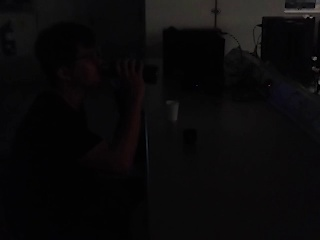
#> input picture dataset/ARID/scripts/data/img_00001.jpg, 320 x 240 px
$ python RGBY.py
#> lines starting #> are read from the running program, lines starting #| are printed output that depends on the picture
import numpy as np
import cv2 as cv
from matplotlib import pyplot as plt
from skimage import io
img = io.imread('data/img_00001.jpg')
#> img is the input picture: shape (240, 320, 3); mean R, G, B 10.6, 9.8, 10.3
type(img)
color = ('b','g','r')
for i,col in enumerate(color):
    histr = cv.calcHist([img],[i],None,[256],[0,256])
    plt.plot(histr,color = col)
    plt.xlim([0,256])
plt.show()
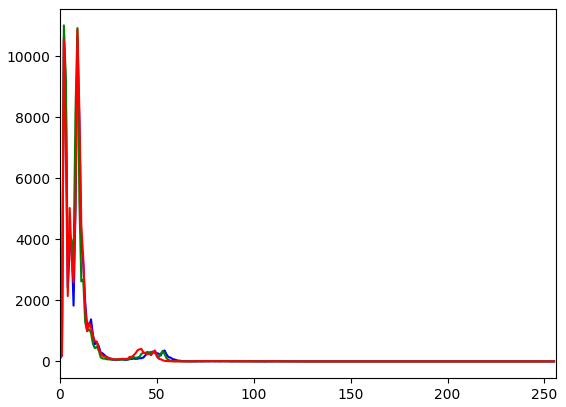
#> figure drawn by matplotlib, 1 panel; curve peaks at x = 9, y = 10635; curve peaks at x = 2, y = 11017; curve peaks at x = 9, y = 10879

$ run again, with dataset/ARID/scripts/data/4.bmp saved as dataset/ARID/scripts/data/img_00001.jpg
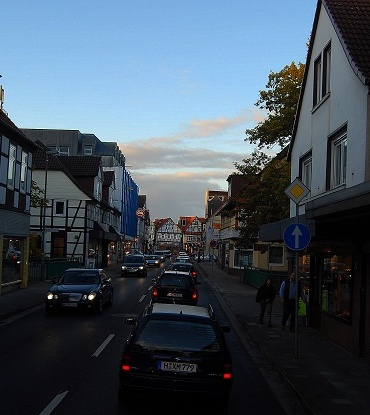
#> input picture dataset/ARID/scripts/data/4.bmp, 370 x 415 px
#> img is the input picture: shape (415, 370, 3); mean R, G, B 67.6, 81.1, 93.2
#> `plt.show()`:
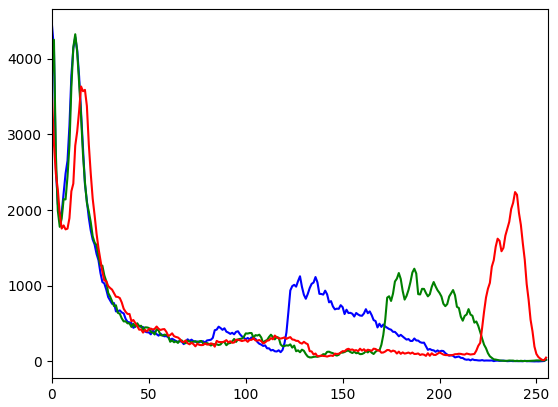
#> figure drawn by matplotlib, 1 panel; curve peaks at x = 0, y = 4442; curve peaks at x = 12, y = 4325; curve peaks at x = 15, y = 3635
